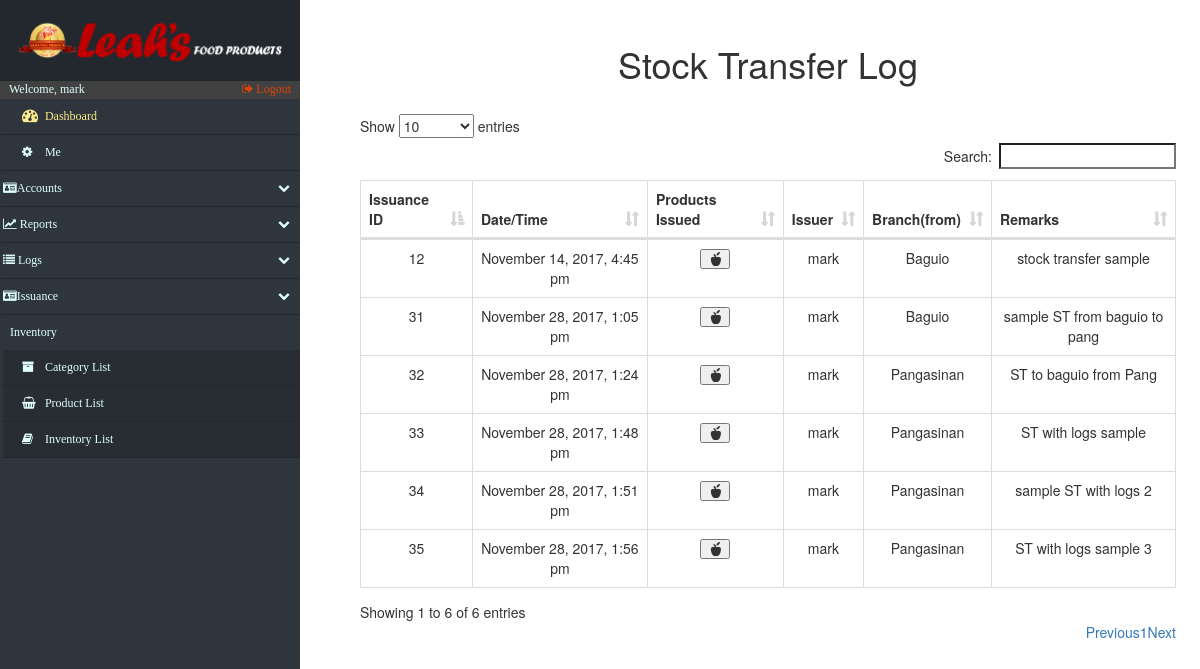
The app's page /log_STransfer.php (signed in), older data.
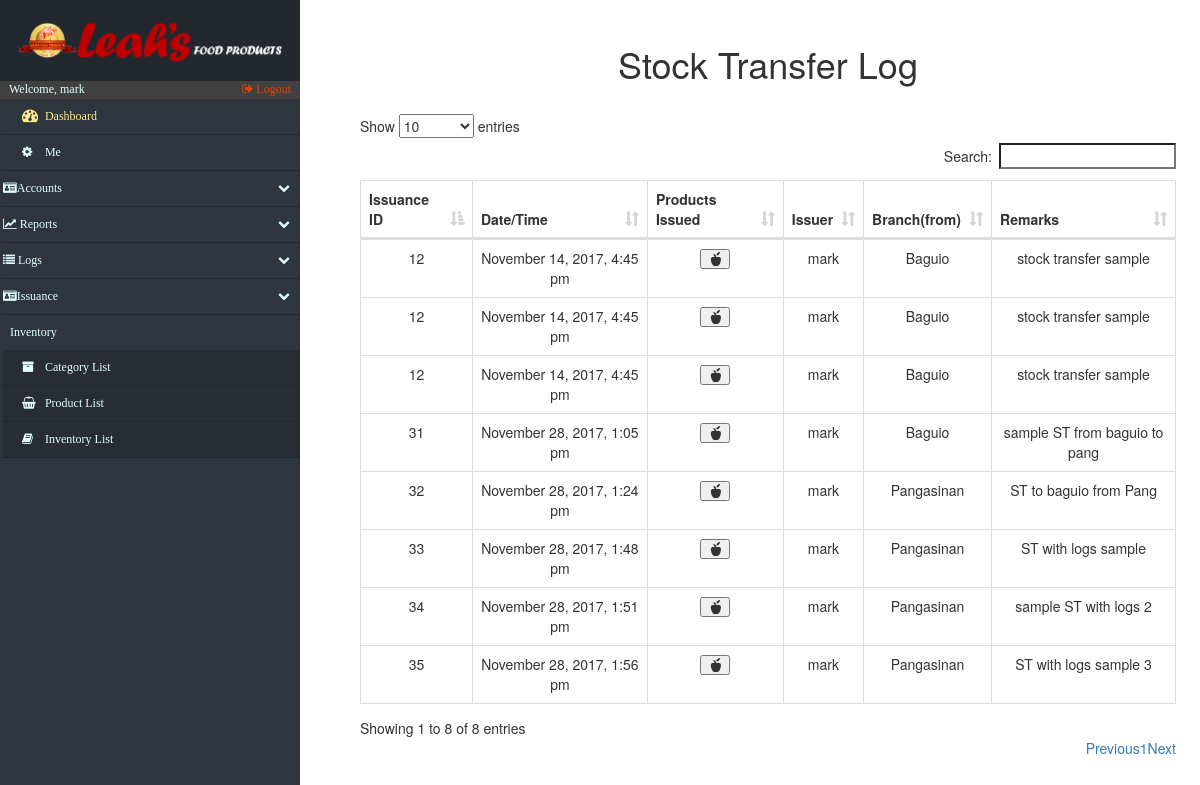
The same page, newer data.
### tables this page shows
CREATE TABLE `issuance_list` (
  `issue_id` int(15) NOT NULL,
  `prod_qty` int(15) NOT NULL,
  `prod_price` int(15) NOT NULL,
  `branch` varchar(20) NOT NULL,
  `prod_id` int(15) NOT NULL,
  `prod_remarks` varchar(200) DEFAULT NULL
);

CREATE TABLE `issuance` (
  `issue_id` int(15) NOT NULL,
  `issue_date_time` varchar(50) NOT NULL,
  `issue_account` varchar(50) DEFAULT NULL,
  `issue_type` varchar(45) NOT NULL,
  `remarks` varchar(45) DEFAULT NULL,
  `other_clients` varchar(45) DEFAULT NULL,
  `penthouse_clients` varchar(45) DEFAULT NULL,
  `client_id` varchar(45) DEFAULT NULL
);

### log_STransfer.php (the view, shortened to what this page needs)
<!DOCTYPE html>
<html lang="en">
<head>
    <?php include('fragments/config.php') ?>
    <link rel="stylesheet" href="https://maxcdn.bootstrapcdn.com/bootstrap/3.3.7/css/bootstrap.min.css">
    <link href="src/css/datatables.css" rel="stylesheet">
    <link href="//maxcdn.bootstrapcdn.com/font-awesome/4.2.0/css/font-awesome.min.css" rel="stylesheet">
    <link href="src/css/sidebar.css" rel="stylesheet">
    <link href="src/css/custom.css" rel="stylesheet">
</head>
<body>
    <div class="nav-side-menu">
        <div class="brand">
            <div class="brandtext"></div>
        </div>
        <div class="user_info">
            <span>Welcome, <?php
                echo $_SESSION['username'];
                ?>
            </span>
            <a href="fragments/logout.php">
                <i class="fa fa-sign-out" aria-hidden="true"></i> Logout
            </a>
        </div>
        <div class="menu-list">
            <ul id="menu-content" class="menu-content collapse out">
                <li>
                    <a id="dashboard_txt" href="index.php">
                        <i class="fa fa-dashboard fa-lg"></i> Dashboard
                    </a>
                </li>
                 <li><a href="settings.php"><i class="fa fa-cog"></i> Me</a></li>
                <li data-toggle="collapse" data-target="#accounts" class="collapsed">
                    <i class="fa fa-id-card" aria-hidden="true"></i>Accounts <span class="arrow"></span>
                </li>
                <li data-toggle="collapse" data-target="#reports" class="collapsed">
                    <i class="fa fa-line-chart" aria-hidden="true"></i> Reports <span class="arrow"></span>
                </li>
                <li data-toggle="collapse" data-target="#issue" class="collapsed">
                    <i class="fa fa-list" aria-hidden="true"></i> Logs <span class="arrow"></span>
                </li>
                 <li data-toggle="collapse" data-target="#issuance" class="collapsed">
                    <i class="fa fa-id-card" aria-hidden="true"></i>Issuance<span class="arrow"></span>
                </li>
                <div class="sub-menu_nct">
                    <span class="sub-menu">Inventory
                    </span>
                </div>
                <li class="sub-menu_nc">
                    <a class="sub-menu_nc" href="categories.php">
                        <i class="fa fa-archive"> </i> Category List
                    </a>
                </li>
                <li class="sub-menu_nc">
                    <a class="sub-menu_nc" href="products.php">
                        <i class="fa fa-shopping-basket"> </i> Product List
                    </a>
                </li>
                <li class="sub-menu_nc">
                    <a href="inventory.php">
                        <i class="fa fa-book"> </i> Inventory List
                    </a>
                </li>
            </ul>
        </div>
    </div>
    <div id="page-content-wrapper">
        <div class="containers">
            <table class="table table-striped table-bordered">
                <h1 align="center">Stock Transfer Log</h1>
            </table>
            <?php
                            $retrieve = ("SELECT * FROM issuance INNER JOIN issuance_list ON issuance.issue_id = issuance_list.issue_id where issue_type = 4");
                            $results = mysqli_query($db, $retrieve);
                        ?>
                <table id="datatables" class="table table-hover table-bordered dataTable" cellspacing="0" width="100%" role="grid" aria-describedby="myTable_info" style="width: 100%;">
                    <thead>
                        <tr>
                            <th>Issuance ID</th>
                            <th>Date/Time</th>
                            <th>Products Issued</th>
                            <th>Issuer</th>
                            <th>Branch(from)</th>
                            <th>Remarks</th>
                        </tr>
                    </thead>
                    <tbody>
                        <?php
                            foreach ($results as $data):
                        ?>
                            <tr>
                                <td data-title="Issuance ID">
                                    <?php
                                    $IsID =  $data["issue_id"];
                                    echo $IsID;
                                    ?>
                                </td>
                                <td data-title="Date/Time">
                                    <?php echo $data["issue_date_time"]; ?>
                                </td>
                                <td data-title="Products Issued">
                                        <table class="table table-striped table-bordered">
                                            <button type="button" class="glyphicon glyphicon-apple" data-toggle="modal" aria-hidden="true" data-target="#<?php echo $IsID ?>"></button>
                                        </table>
                                </td>
                                <td  data-title="Issuer">
                                    <?php
                                        $passBranch = $data["issue_account"];
                                        echo $passBranch;
                                    ?>
                                </td>
                                <td data-title="Branch">
                                    <?php
                                        $passBranch = $data["branch"];
                                        echo $passBranch;
                                    ?>
                                </td>
                                <td data-title="Remarks">
                                    <?php echo $data["remarks"]; ?>
                                </td>
                            </tr>
                <?php
                    endforeach;
                ?>
                    </tbody>
                </table>
        </div>
    </div>
</body>
</html>

### src/css/datatables.css (style rules this page uses)
table.dataTable { clear: both; width: auto; text-align: center; margin-top: 6px !important; margin-bottom: 6px !important; max-width: none !important; border-collapse: separate !important }
table.dataTable td, table.dataTable th { -webkit-box-sizing: content-box; box-sizing: content-box }
table.dataTable thead>tr>th.sorting_asc, table.dataTable thead>tr>th.sorting_desc, table.dataTable thead>tr>th.sorting, table.dataTable thead>tr>td.sorting_asc, table.dataTable thead>tr>td.sorting_desc, table.dataTable thead>tr>td.sorting { padding-right: 30px }
table.dataTable thead .sorting, table.dataTable thead .sorting_asc, table.dataTable thead .sorting_desc, table.dataTable thead .sorting_asc_disabled, table.dataTable thead .sorting_desc_disabled { cursor: pointer; position: relative }
table.dataTable thead .sorting:after, table.dataTable thead .sorting_asc:after, table.dataTable thead .sorting_desc:after, table.dataTable thead .sorting_asc_disabled:after, table.dataTable thead .sorting_desc_disabled:after { position: absolute; bottom: 8px; right: 8px; display: block; font-family: 'Glyphicons Halflings'; opacity: 0.5 }
table.dataTable thead .sorting:after { opacity: 0.2; content: "\e150" }
table.dataTable thead .sorting_asc:after { content: "\e155" }
table.table-bordered.dataTable th, table.table-bordered.dataTable td { border-left-width: 0 }
table.table-bordered.dataTable th:last-child, table.table-bordered.dataTable th:last-child, table.table-bordered.dataTable td:last-child, table.table-bordered.dataTable td:last-child { border-right-width: 0 }
table.table-bordered.dataTable tbody th, table.table-bordered.dataTable tbody td { border-bottom-width: 0 }

### src/css/sidebar.css (style rules this page uses)
.nav-side-menu { overflow: hidden; font-family: verdana; font-size: 12px; font-weight: 200; background-color: #2e353d; position: fixed; top: 0px; width: 300px; height: 100%; color: #e1ffff; }
.nav-side-menu .brand { background-color: #23282e; line-height: 50px; display: block; text-align: center; font-size: 14px; }
.nav-side-menu ul, .nav-side-menu li { list-style: none; padding: 0px; margin: 0px; line-height: 35px; cursor: pointer; }
.nav-side-menu li { padding-left: 0px; border-left: 3px solid #2e353d; border-bottom: 1px solid #23282e; }
.nav-side-menu li a { text-decoration: none; color: #e1ffff; }
.nav-side-menu li a i { padding-left: 10px; width: 20px; padding-right: 20px; }
@media (min-width: 800px) { .nav-side-menu .menu-list .menu-content { display: block; } }
body { margin: 0px; padding: 0px; }
#dashboard_txt { color: #fcea8b; }
.sub-menu_nc { background-color: #272d33; }
.sub-menu_nct { padding-left: 10px; }
.nav-side-menu .brand .brandtext { padding: 4%; content: url(../img/LeahsTextAlter.PNG); width: 100%; text-align: center; }
.user_info { background-color: #414141; }
.user_info a { float: right; padding-right: 3%; color: #dd430a; }
.user_info span { padding-left: 3% }
.sub-menu_nc a { display: block; }
.menu-content > li a { display: inline-block; width: 100%; }
#menu-content li a { padding-left: 3%; }

### src/css/custom.css (style rules this page uses)
.containers { padding: 0px; margin: 0px; margin-top:2%; float: right; width: 79%; padding-right: 5%; }
@media (max-width: 1600px) { .containers { width: 75%; padding-right: 4%; } }
@media (max-width: 1400px) { .containers { width: 73%; padding-right 3%;: } }
@media (max-width: 1260px) { .containers { width: 70%; padding-right: 2%; } }

Row changes from the older to the newer data that the page shows:
added issuance_list: issue "12", issue.issue_date_time "November 14, 2017, 4:45 pm", issue.issue_account "mark", branch "Baguio", issue.remarks "stock transfer sample"
added issuance_list: issue "12", issue.issue_date_time "November 14, 2017, 4:45 pm", issue.issue_account "mark", branch "Baguio", issue.remarks "stock transfer sample"
Text that changed along with them:
text written by a page script: "Show entries Search: Showing 1 to 6 of 6 entries Previous 1 Next" → "Show entries Search: Showing 1 to 8 of 8 entries Previous 1 Next"
